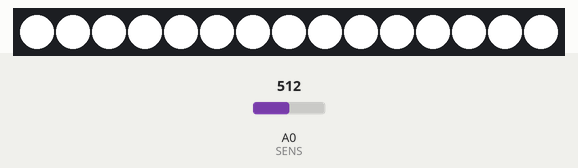
The sketch below on a simulated Arduino Uno, built with avr-gcc and run on an emulated ATmega328P. Shown: 15 RGB LEDs in strip order, left to right. The test bench sets the inputs (shaded band); at power-on: A0 (SENS) = 512. The strip is taken to match the declared colour order.

Above: at 1.2 s.
1.3 s: A0 (SENS) set to 1000
At 2.5 s:
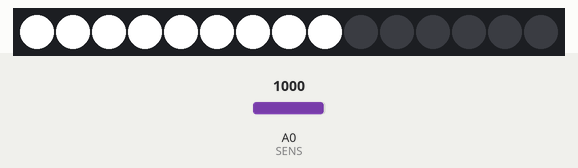
2.8 s: A0 (SENS) set to 1023
At 4.0 s:
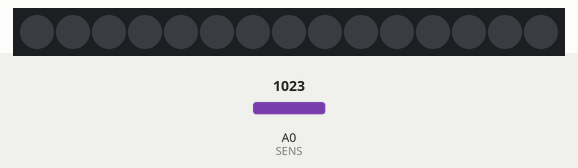
4.3 s: A0 (SENS) set to 980
At 4.9 s:
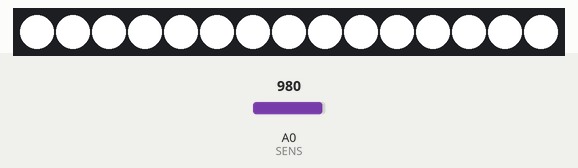
Timing chart, 0 to 7.3 s (numbered marks = the images above; inputs shaded):
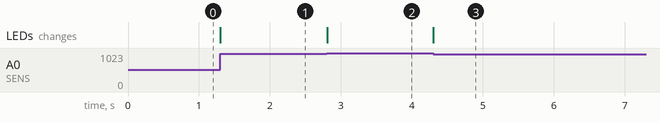

Measured:
- after the input at 1.3 s, the LEDs: change at once (image 1)
- after the input at 2.8 s, the LEDs: change at once (image 2)
- after the input at 4.3 s, the LEDs: change at once (image 3)

The sketch:

ResistiveDisplay.ino
```cpp
#include <Adafruit_NeoPixel.h>

//Sensor
#define SENS A0
int rangeMin = 1015 ;  // rangeMin and rangeMax must be adapt in function of the wanted behavior (more or less sensitivity)
int rangeMax = 990 ;

//Led strip
#define DIN 8          // pin controling the led strip behavior
#define NPIX   15      // number of pixels used in the strip
Adafruit_NeoPixel strip = Adafruit_NeoPixel(NPIX, DIN, NEO_RGB + NEO_KHZ800);  // replace NEO_RGB by NEO_GRBW if colors are not right

void setup() {
  //led strip setup
  strip.begin(); // This initializes the NeoPixel library.
  strip.show();  // Initialize all pixels to 'off'
}

void loop() {
  // Read and print tension value
  int vSens_ = analogRead(SENS);
  Serial.println(vSens_);

  // Map Vsens value to led strip
  vSens_ = map(vSens_,rangeMin, rangeMax, 0, NPIX);
  vSens_ = constrain(vSens_,0, NPIX);

  // Set strip display
  stripOff();                                           // turn off all leds
  for(int i=0; i<vSens_; i++){
    strip.setPixelColor(i, strip.Color(255,255,255));   // turn on wanted leds
  }

  // Display leds
  strip.show();
  delay(5);
}

void stripOff(){
  for(int i=0; i<NPIX; i++){
    strip.setPixelColor(i, strip.Color(0,0,0)); // set color to black
  }
}
```
